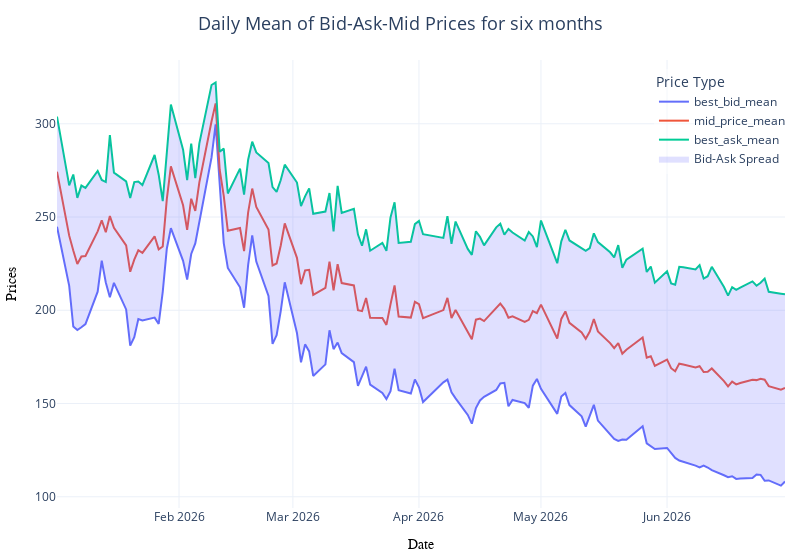

Notebook code for this chart:
### Markdown cell above
The chart shows a strong upwards price movement peaking at 341 mid-Feb, then onwards a consistent fall, indicating a catalyst-driven event(strong earning before calendar year end, news etc). Another important clue to pick here is the peak happened on 10th Feb, with this volume of data, if we were to sample days for a micro longitudinal analysis of features, 10th(or nearby) of every month would be a good candidate, it would capture the build-up and decay to-from the most relevant day. It also neighter falls at the beginning nor end of the month, so it is less likely to be affected by month-end effects.

Bearish Trend Post-February, this indicates a shift in market sentiment towards pessimism. Overall, the data suggests a complete market cycle from exuberance (Feb) to despair(June).
In the early period (Jan–Feb), candlesticks are longer, reflecting wider high-low spreads—i.e., greater intraday price movement (volatility). From March onwards, candles become shorter and more compressed, indicating reduced price movements and more ordered market behavior.

Volume-Price Correlation (Negative): The volume bars and trend line on the secondary axis show increasing volume as the price falls—inverse volume-price correlation.
This is often indicative of distribution phases where smart money is exiting positions while retail traders are still buying, or panic selling as prices decline.

### Code cell
plot_bid_ask_mid_with_spread(daily_metrics)
